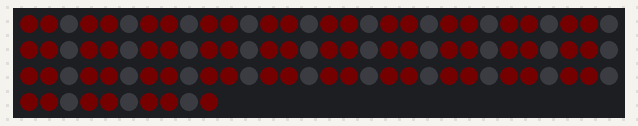
Simulated run of this sketch. Board: Arduino Uno, built with avr-gcc and run on an emulated ATmega328P. On the bench: 100 RGB LEDs in strip order, left to right, continuing on the next row. Dim RGB values are drawn brighter than linear; what the sketch prints to the serial monitor is not drawn.

Above: at 3.28 s.
At 5.71 s:
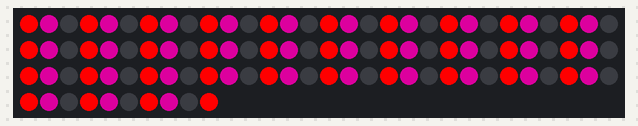
At 8.1 s:
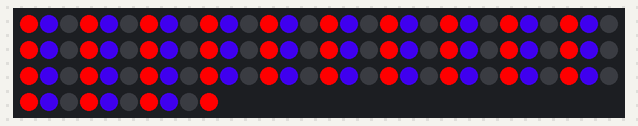
At 22.74 s:
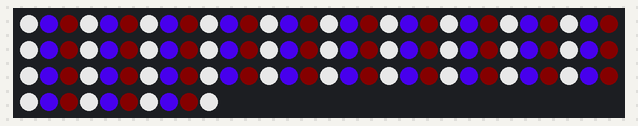
At 24.7 s:
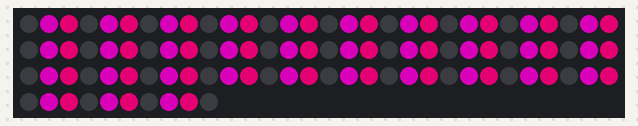
At 26.72 s:
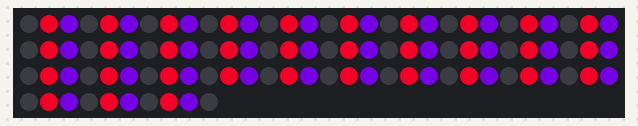

Measured:
- what the display in image 2 shows lasts 14.6 s, from 8.1 s to 22.7 s

The sketch:

Dragon_1.ino
```cpp
#include <FastLED.h>
#include <Led.h>
#include <Shows.h>
//
//  Dragon Test pattern
//
//  3/19/22
//
//  On the Adafruit Feather
//
//  Listens to the Network and an IR Controller
//

uint8_t bright = 255;  // (0-255)
uint8_t curr_bright = bright;

uint8_t show_speed = 50;  // (0 = fast, 255 = slow)

#define DELAY_TIME 255  // in milliseconds. A cycle takes 3-5 milliseconds. 15+ is safe.
#define SMOOTHING 1   // 0 = no smooth, lower the number = more smoothing

#define DATA_PIN  0

#define NUM_LEDS 100

#define CHANNEL_A  0  // Don't change these
#define CHANNEL_B  1
#define DUAL       2  // How many shows to run at once (dual = 2). Don't change.

#define XX  255

Led led[] = { Led(NUM_LEDS), Led(NUM_LEDS) };  // Class instantiation of the 2 Led libraries
Shows shows[] = { Shows(&led[CHANNEL_A]), Shows(&led[CHANNEL_B]) };  // 2 Show libraries
CRGB leds[NUM_LEDS];  // The Leds themselves
CHSV led_buffer[NUM_LEDS];  // For smoothing

#define MAX_COLOR 256   // Colors are 0-255

// Shows
#define NUM_SHOWS 3
#define START_SHOW_CHANNEL_A  1  // Startings shows for Channels A + B
#define START_SHOW_CHANNEL_B  0
uint8_t current_show[] = { START_SHOW_CHANNEL_A, START_SHOW_CHANNEL_B };

// wait times
uint8_t show_duration = 100;  // Typically 30 seconds. Size problems at 1800+ seconds.
uint8_t fade_amount = 0; // 148;  // 0 = no fading, to 255 = always be fading
uint32_t max_small_cycle = (show_duration * 2 * (1000 / DELAY_TIME));  // *2! 50% = all on, 50% = all off, and rise + decay on edges


//
// Setup
//
void setup() {

  delay( 3000 ); // power-up safety delay

  pinMode(DATA_PIN, OUTPUT);

  randomSeed(analogRead(0));

  Serial.begin(115200);
  Serial.println("Start");

  FastLED.addLeds<WS2811, DATA_PIN>(leds, NUM_LEDS).setCorrection(TypicalLEDStrip);
  FastLED.setBrightness( bright );

  // Set up the various mappings (1D lists in PROGMEM)
  for (uint8_t i = 0; i < DUAL; i++) {
    shows[i].fillForeBlack();
    led[i].push_frame();
    shows[i] = Shows(&led[i]);  // Show library - reinitialized for led mappings
  }
  // Start Channel B offset at halfway through show
  shows[CHANNEL_B].setSmallCycle(max_small_cycle / 2);

  for (uint8_t i = 0; i < NUM_LEDS; i++) {
    led_buffer[i] = CHSV(0, 0, 0);
  }
}

//
// loop
//
void loop() {

  for (uint8_t i = 0; i < DUAL; i++) {

    switch (current_show[i]) {

      case 0:
        test_pattern(i, 0);
        break;
      case 1:
        test_pattern(i, 1);
        break;
      default:
        test_pattern(i, 2);
        break;
    }
    shows[i].morphFrame();  // 1. calculate interp_frame 2. adjust palette
  }

  morph_channels(get_intensity(CHANNEL_A));  // morph together the 2 leds channels and deposit on to Channel_A
  FastLED.show();  // Update the display
  advance_clocks();  // advance the cycle clocks and check for next show

  delay(50);
}

//
// advance_clocks
//
void advance_clocks() {
  for (uint8_t i = 0; i < DUAL; i++) {
    shows[i].advanceClock();
    if (shows[i].getSmallCycle() >= max_small_cycle) {
      next_show(i);
    }
  }
}

//
// next_show - dependent on channel i
//
void next_show(uint8_t i) {
//  shows[i].fillForeBlack();
  led[i].push_frame();  // This might not work well with speaking & hearing
  shows[i].resetAllClocks();
}

//
// pick_next_show - dependent on channel i
//
void pick_next_show(uint8_t i) {
  current_show[i] = 1;
//  log_status(i);  // For debugging
}


//
// Test Pattern
//
void test_pattern(uint8_t channel, uint8_t version) {
  shows[channel].fillBlack();
  shows[channel].setForeColor(0);
  shows[channel].setBackColor(180);

  for (uint8_t i = 0; i < NUM_LEDS; i++) {
    uint8_t outcome = (i + version) % 3;
    if (outcome == 1) {
      shows[channel].setPixeltoForeColor(i);
    } else if (outcome == 2) {
      shows[channel].setPixeltoBackColor(i);
    } else {
      shows[channel].setPixeltoBlack(i);
    }
  }
}
//
// morph_channels - morph together the 2 chanels and update the LEDs
//
void morph_channels(uint8_t fract) {
  for (int i = 0; i < NUM_LEDS; i++) {
    CHSV color_b = led[CHANNEL_B].getInterpFrameColor(i);
    CHSV color_a = led[CHANNEL_A].getInterpFrameColor(i);
    CHSV color = led[CHANNEL_A].getInterpHSV(color_b, color_a, fract);  // interpolate a + b channels

    if (SMOOTHING > 0) {
      color = led[CHANNEL_A].smooth_color(led_buffer[i], color, SMOOTHING);  // smoothing
    }

    leds[i] = color;
    led_buffer[i] = color;
  }
}

//
// get_intensity - calculate a channel's intensity based on its cycle clock
//
uint8_t get_intensity(uint8_t i) {
  uint8_t intensity;  // 0 = Off, 255 = full On
  uint16_t small_cycle = shows[i].getSmallCycle();
  uint16_t fade_cycles =  (map8(fade_amount, 0, show_duration) * 1000 / DELAY_TIME);  // cycles to fade in + out

  if (small_cycle < fade_cycles) {
    intensity = map(small_cycle, 0, fade_cycles, 0, 255);  // rise
  } else if (small_cycle <= (max_small_cycle / 2)) {
    intensity = 255;  // Show is 100%
  } else if (small_cycle <= ((max_small_cycle / 2) + fade_cycles)) {
    intensity = map(small_cycle - (max_small_cycle / 2), 0, fade_cycles, 255, 0);  // decay
  } else {
    intensity = 0;
  }

  return ease8InOutApprox(intensity);
}

//// End DUAL SHOW LOGIC

//
// log status
//
void log_status(uint8_t i) {
  Serial.print("Channel: ");
  Serial.print(i);
  Serial.print(", Show: ");
  Serial.print(current_show[i]);
  Serial.print(", Wait: ");
  Serial.print(shows[i].getNumFrames());
  Serial.println(".");
}
```
